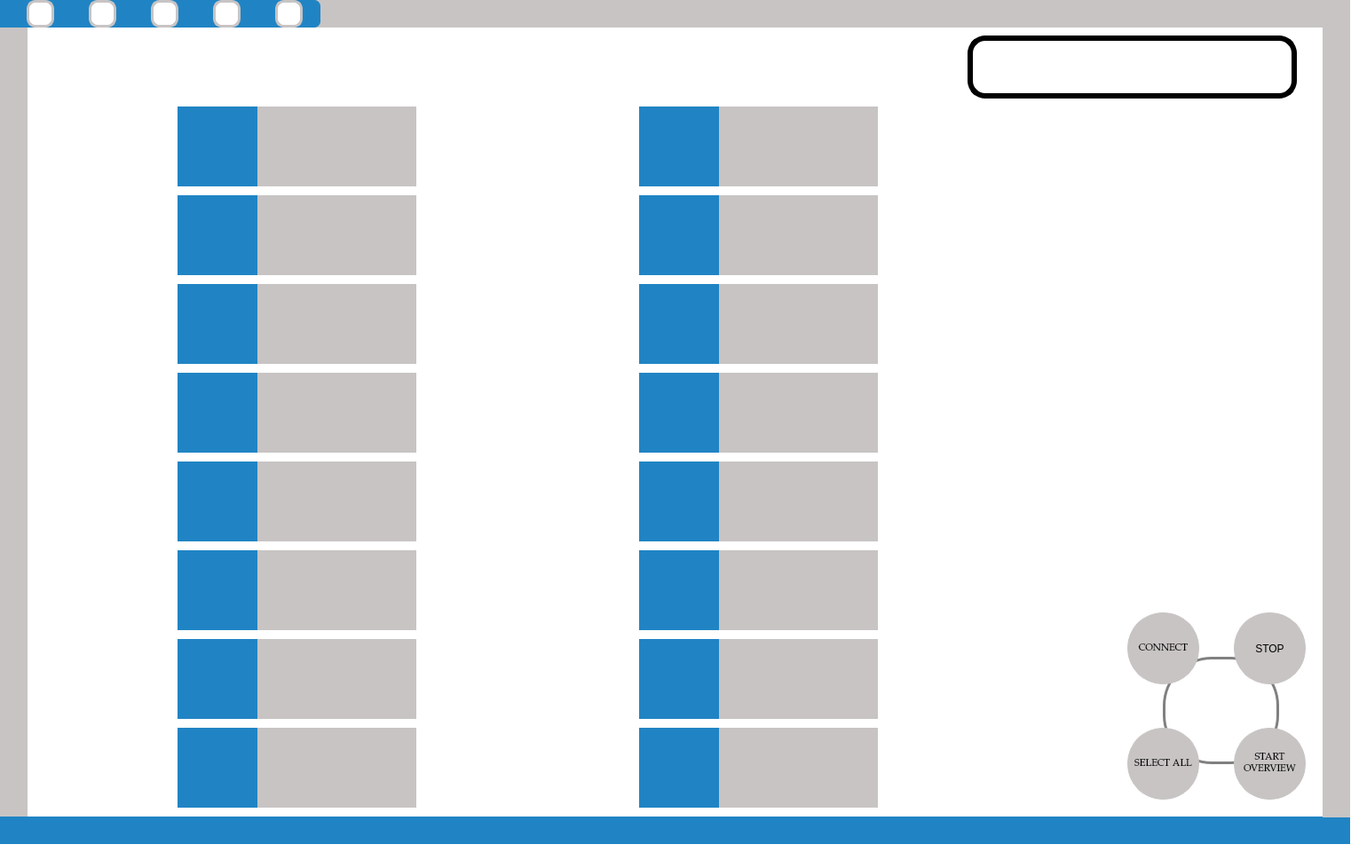
<?xml version="1.0" encoding="UTF-8"?>
<ui version="4.0">
 <class>MainWindow</class>
 <widget class="QMainWindow" name="MainWindow">
  <property name="geometry">
   <rect>
    <x>0</x>
    <y>0</y>
    <width>1522</width>
    <height>978</height>
   </rect>
  </property>
  <property name="minimumSize">
   <size>
    <width>0</width>
    <height>0</height>
   </size>
  </property>
  <property name="maximumSize">
   <size>
    <width>1522</width>
    <height>978</height>
   </size>
  </property>
  <property name="windowTitle">
   <string>TM-X-16 Version 1.0</string>
  </property>
  <property name="windowIcon">
   <iconset>
    <normaloff>logotecno.png</normaloff>logotecno.png</iconset>
  </property>
  <property name="styleSheet">
   <string notr="true">background-color: #02223c;
background-color: rgb(255, 255, 255);</string>
  </property>
  <property name="animated">
   <bool>true</bool>
  </property>
  <widget class="QWidget" name="centralwidget">
   <widget class="QPushButton" name="empty_button">
    <property name="geometry">
     <rect>
      <x>30</x>
      <y>0</y>
      <width>31</width>
      <height>31</height>
     </rect>
    </property>
    <property name="cursor">
     <cursorShape>PointingHandCursor</cursorShape>
    </property>
    <property name="styleSheet">
     <string notr="true">#empty_button{
border:3px solid #c8c4c4;
background-color:#fff;
border-radius:10px;
}
#empty_button:hover{
background-color: #c8c4c4;

}
#empty_button:pressed{
background-color:#fff;

}</string>
    </property>
    <property name="text">
     <string/>
    </property>
    <property name="icon">
     <iconset>
      <normaloff>icons/plus.png</normaloff>icons/plus.png</iconset>
    </property>
    <property name="iconSize">
     <size>
      <width>20</width>
      <height>20</height>
     </size>
    </property>
   </widget>
   <widget class="QPushButton" name="pushButton_4">
    <property name="geometry">
     <rect>
      <x>290</x>
      <y>420</y>
      <width>179</width>
      <height>90</height>
     </rect>
    </property>
    <property name="cursor">
     <cursorShape>PointingHandCursor</cursorShape>
    </property>
    <property name="styleSheet">
     <string notr="true">#pushButton_4{

background-color:#c8c4c4;
border:0px;
}

#pushButton_4:Checked{
border:6px solid #e82424;

}
</string>
    </property>
    <property name="text">
     <string/>
    </property>
    <property name="checkable">
     <bool>true</bool>
    </property>
    <property name="autoDefault">
     <bool>true</bool>
    </property>
   </widget>
   <widget class="QPushButton" name="pushButton_5">
    <property name="geometry">
     <rect>
      <x>290</x>
      <y>520</y>
      <width>179</width>
      <height>90</height>
     </rect>
    </property>
    <property name="cursor">
     <cursorShape>PointingHandCursor</cursorShape>
    </property>
    <property name="styleSheet">
     <string notr="true">#pushButton_5{
background-color:#c8c4c4;border:0px;
}

#pushButton_5:Checked{
border:6px solid #e82424;

}
</string>
    </property>
    <property name="text">
     <string/>
    </property>
    <property name="checkable">
     <bool>true</bool>
    </property>
   </widget>
   <widget class="QPushButton" name="pushButton_6">
    <property name="geometry">
     <rect>
      <x>290</x>
      <y>620</y>
      <width>179</width>
      <height>90</height>
     </rect>
    </property>
    <property name="cursor">
     <cursorShape>PointingHandCursor</cursorShape>
    </property>
    <property name="styleSheet">
     <string notr="true">#pushButton_6{
background-color:#c8c4c4;border:0px;
}

#pushButton_6:Checked{
border:6px solid #e82424;

}
</string>
    </property>
    <property name="text">
     <string/>
    </property>
    <property name="checkable">
     <bool>true</bool>
    </property>
   </widget>
   <widget class="QPushButton" name="pushButton_7">
    <property name="geometry">
     <rect>
      <x>290</x>
      <y>720</y>
      <width>179</width>
      <height>90</height>
     </rect>
    </property>
    <property name="cursor">
     <cursorShape>PointingHandCursor</cursorShape>
    </property>
    <property name="styleSheet">
     <string notr="true">#pushButton_7{
background-color:#c8c4c4;border:0px;
}

#pushButton_7:Checked{
border:6px solid #e82424;

}
</string>
    </property>
    <property name="text">
     <string/>
    </property>
    <property name="checkable">
     <bool>true</bool>
    </property>
   </widget>
   <widget class="QPushButton" name="pushButton_8">
    <property name="geometry">
     <rect>
      <x>290</x>
      <y>820</y>
      <width>179</width>
      <height>90</height>
     </rect>
    </property>
    <property name="cursor">
     <cursorShape>PointingHandCursor</cursorShape>
    </property>
    <property name="styleSheet">
     <string notr="true">#pushButton_8{

background-color:#c8c4c4;
border:0px;
}

#pushButton_8:Checked{
border:6px solid #e82424;

}
</string>
    </property>
    <property name="text">
     <string/>
    </property>
    <property name="checkable">
     <bool>true</bool>
    </property>
   </widget>
   <widget class="QPushButton" name="pushButton_9">
    <property name="geometry">
     <rect>
      <x>810</x>
      <y>120</y>
      <width>179</width>
      <height>90</height>
     </rect>
    </property>
    <property name="cursor">
     <cursorShape>PointingHandCursor</cursorShape>
    </property>
    <property name="styleSheet">
     <string notr="true">#pushButton_9{
background-color:#c8c4c4;border:0px;
}

#pushButton_9:Checked{
border:6px solid #e82424;

}
</string>
    </property>
    <property name="text">
     <string/>
    </property>
    <property name="checkable">
     <bool>true</bool>
    </property>
   </widget>
   <widget class="QPushButton" name="pushButton_10">
    <property name="geometry">
     <rect>
      <x>810</x>
      <y>220</y>
      <width>179</width>
      <height>90</height>
     </rect>
    </property>
    <property name="cursor">
     <cursorShape>PointingHandCursor</cursorShape>
    </property>
    <property name="styleSheet">
     <string notr="true">#pushButton_10{
background-color:#c8c4c4;border:0px;
}

#pushButton_10:Checked{
border:6px solid #e82424;

}
</string>
    </property>
    <property name="text">
     <string/>
    </property>
    <property name="checkable">
     <bool>true</bool>
    </property>
   </widget>
   <widget class="QPushButton" name="pushButton_11">
    <property name="geometry">
     <rect>
      <x>810</x>
      <y>320</y>
      <width>179</width>
      <height>90</height>
     </rect>
    </property>
    <property name="cursor">
     <cursorShape>PointingHandCursor</cursorShape>
    </property>
    <property name="styleSheet">
     <string notr="true">#pushButton_11{
background-color:#c8c4c4;border:0px;
}

#pushButton_11:Checked{
border:6px solid #e82424;
}
</string>
    </property>
    <property name="text">
     <string/>
    </property>
    <property name="checkable">
     <bool>true</bool>
    </property>
   </widget>
   <widget class="QPushButton" name="pushButton_12">
    <property name="geometry">
     <rect>
      <x>810</x>
      <y>420</y>
      <width>179</width>
      <height>90</height>
     </rect>
    </property>
    <property name="cursor">
     <cursorShape>PointingHandCursor</cursorShape>
    </property>
    <property name="styleSheet">
     <string notr="true">#pushButton_12{
background-color:#c8c4c4;border:0px;
}

#pushButton_12:Checked{
border:6px solid #e82424;

}
</string>
    </property>
    <property name="text">
     <string/>
    </property>
    <property name="checkable">
     <bool>true</bool>
    </property>
   </widget>
   <widget class="QPushButton" name="pushButton_13">
    <property name="geometry">
     <rect>
      <x>810</x>
      <y>520</y>
      <width>179</width>
      <height>90</height>
     </rect>
    </property>
    <property name="cursor">
     <cursorShape>PointingHandCursor</cursorShape>
    </property>
    <property name="styleSheet">
     <string notr="true">#pushButton_13{
background-color:#c8c4c4;border:0px;
}

#pushButton_13:Checked{
border:6px solid #e82424;

}
</string>
    </property>
    <property name="text">
     <string/>
    </property>
    <property name="checkable">
     <bool>true</bool>
    </property>
   </widget>
   <widget class="QPushButton" name="pushButton_14">
    <property name="geometry">
     <rect>
      <x>810</x>
      <y>620</y>
      <width>179</width>
      <height>90</height>
     </rect>
    </property>
    <property name="cursor">
     <cursorShape>PointingHandCursor</cursorShape>
    </property>
    <property name="styleSheet">
     <string notr="true">#pushButton_14{
background-color:#c8c4c4;border:0px;
}

#pushButton_14:Checked{
border:6px solid #e82424;

}
</string>
    </property>
    <property name="text">
     <string/>
    </property>
    <property name="checkable">
     <bool>true</bool>
    </property>
   </widget>
   <widget class="QPushButton" name="pushButton_15">
    <property name="geometry">
     <rect>
      <x>810</x>
      <y>720</y>
      <width>179</width>
      <height>90</height>
     </rect>
    </property>
    <property name="cursor">
     <cursorShape>PointingHandCursor</cursorShape>
    </property>
    <property name="styleSheet">
     <string notr="true">#pushButton_15{
background-color:#c8c4c4;border:0px;
}

#pushButton_15:Checked{
border:6px solid #e82424;

}
</string>
    </property>
    <property name="text">
     <string/>
    </property>
    <property name="checkable">
     <bool>true</bool>
    </property>
   </widget>
   <widget class="QPushButton" name="pushButton_16">
    <property name="geometry">
     <rect>
      <x>810</x>
      <y>820</y>
      <width>179</width>
      <height>90</height>
     </rect>
    </property>
    <property name="cursor">
     <cursorShape>PointingHandCursor</cursorShape>
    </property>
    <property name="styleSheet">
     <string notr="true">#pushButton_16{
background-color:#c8c4c4;border:0px;
}

#pushButton_16:Checked{
border:6px solid #e82424;
}
</string>
    </property>
    <property name="text">
     <string/>
    </property>
    <property name="checkable">
     <bool>true</bool>
    </property>
   </widget>
   <widget class="QPushButton" name="pushButton_1">
    <property name="geometry">
     <rect>
      <x>290</x>
      <y>120</y>
      <width>179</width>
      <height>90</height>
     </rect>
    </property>
    <property name="cursor">
     <cursorShape>PointingHandCursor</cursorShape>
    </property>
    <property name="styleSheet">
     <string notr="true">#pushButton_1{

background-color:#c8c4c4;
border: 0px;

}

#pushButton_1:Checked{
border:6px solid #e82424;

}
</string>
    </property>
    <property name="text">
     <string/>
    </property>
    <property name="checkable">
     <bool>true</bool>
    </property>
    <property name="autoDefault">
     <bool>false</bool>
    </property>
    <property name="flat">
     <bool>false</bool>
    </property>
   </widget>
   <widget class="QPushButton" name="pushButton_2">
    <property name="geometry">
     <rect>
      <x>290</x>
      <y>220</y>
      <width>179</width>
      <height>90</height>
     </rect>
    </property>
    <property name="cursor">
     <cursorShape>PointingHandCursor</cursorShape>
    </property>
    <property name="styleSheet">
     <string notr="true">#pushButton_2{
background-color:#c8c4c4;border:0px;
}

#pushButton_2:Checked{
border:6px solid #e82424;

}
</string>
    </property>
    <property name="text">
     <string/>
    </property>
    <property name="checkable">
     <bool>true</bool>
    </property>
   </widget>
   <widget class="QPushButton" name="pushButton_3">
    <property name="geometry">
     <rect>
      <x>290</x>
      <y>320</y>
      <width>179</width>
      <height>90</height>
     </rect>
    </property>
    <property name="cursor">
     <cursorShape>PointingHandCursor</cursorShape>
    </property>
    <property name="styleSheet">
     <string notr="true">#pushButton_3{
background-color:#c8c4c4;border:0px;
}

#pushButton_3:Checked{
border:6px solid #e82424;

}
</string>
    </property>
    <property name="text">
     <string/>
    </property>
    <property name="checkable">
     <bool>true</bool>
    </property>
   </widget>
   <widget class="QLabel" name="label_2">
    <property name="geometry">
     <rect>
      <x>200</x>
      <y>220</y>
      <width>90</width>
      <height>90</height>
     </rect>
    </property>
    <property name="styleSheet">
     <string notr="true">background-color: rgb(32, 132, 196);</string>
    </property>
    <property name="text">
     <string/>
    </property>
   </widget>
   <widget class="QLabel" name="label_3">
    <property name="geometry">
     <rect>
      <x>200</x>
      <y>420</y>
      <width>90</width>
      <height>90</height>
     </rect>
    </property>
    <property name="styleSheet">
     <string notr="true">background-color: rgb(32, 132, 196);</string>
    </property>
    <property name="text">
     <string/>
    </property>
   </widget>
   <widget class="QLabel" name="label_4">
    <property name="geometry">
     <rect>
      <x>200</x>
      <y>320</y>
      <width>90</width>
      <height>90</height>
     </rect>
    </property>
    <property name="styleSheet">
     <string notr="true">background-color: rgb(32, 132, 196);</string>
    </property>
    <property name="text">
     <string/>
    </property>
   </widget>
   <widget class="QLabel" name="label_5">
    <property name="geometry">
     <rect>
      <x>200</x>
      <y>620</y>
      <width>90</width>
      <height>90</height>
     </rect>
    </property>
    <property name="styleSheet">
     <string notr="true">background-color: rgb(32, 132, 196);</string>
    </property>
    <property name="text">
     <string/>
    </property>
   </widget>
   <widget class="QLabel" name="label_6">
    <property name="geometry">
     <rect>
      <x>200</x>
      <y>520</y>
      <width>90</width>
      <height>90</height>
     </rect>
    </property>
    <property name="styleSheet">
     <string notr="true">background-color: rgb(32, 132, 196);</string>
    </property>
    <property name="text">
     <string/>
    </property>
   </widget>
   <widget class="QLabel" name="label_7">
    <property name="geometry">
     <rect>
      <x>720</x>
      <y>320</y>
      <width>90</width>
      <height>90</height>
     </rect>
    </property>
    <property name="styleSheet">
     <string notr="true">background-color: rgb(32, 132, 196);</string>
    </property>
    <property name="text">
     <string/>
    </property>
   </widget>
   <widget class="QLabel" name="label_9">
    <property name="geometry">
     <rect>
      <x>720</x>
      <y>420</y>
      <width>90</width>
      <height>90</height>
     </rect>
    </property>
    <property name="styleSheet">
     <string notr="true">background-color: rgb(32, 132, 196);</string>
    </property>
    <property name="text">
     <string/>
    </property>
   </widget>
   <widget class="QLabel" name="label_10">
    <property name="geometry">
     <rect>
      <x>720</x>
      <y>520</y>
      <width>90</width>
      <height>90</height>
     </rect>
    </property>
    <property name="styleSheet">
     <string notr="true">background-color: rgb(32, 132, 196);</string>
    </property>
    <property name="text">
     <string/>
    </property>
   </widget>
   <widget class="QLabel" name="label_11">
    <property name="geometry">
     <rect>
      <x>720</x>
      <y>620</y>
      <width>90</width>
      <height>90</height>
     </rect>
    </property>
    <property name="styleSheet">
     <string notr="true">background-color: rgb(32, 132, 196);</string>
    </property>
    <property name="text">
     <string/>
    </property>
   </widget>
   <widget class="QLabel" name="label_12">
    <property name="geometry">
     <rect>
      <x>720</x>
      <y>720</y>
      <width>90</width>
      <height>90</height>
     </rect>
    </property>
    <property name="styleSheet">
     <string notr="true">background-color: rgb(32, 132, 196);</string>
    </property>
    <property name="text">
     <string/>
    </property>
   </widget>
   <widget class="QLabel" name="label_13">
    <property name="geometry">
     <rect>
      <x>720</x>
      <y>820</y>
      <width>90</width>
      <height>90</height>
     </rect>
    </property>
    <property name="styleSheet">
     <string notr="true">background-color: rgb(32, 132, 196);</string>
    </property>
    <property name="text">
     <string/>
    </property>
   </widget>
   <widget class="QLabel" name="label_14">
    <property name="geometry">
     <rect>
      <x>200</x>
      <y>820</y>
      <width>90</width>
      <height>90</height>
     </rect>
    </property>
    <property name="styleSheet">
     <string notr="true">background-color: rgb(32, 132, 196);</string>
    </property>
    <property name="text">
     <string/>
    </property>
   </widget>
   <widget class="QLabel" name="label_15">
    <property name="geometry">
     <rect>
      <x>200</x>
      <y>720</y>
      <width>90</width>
      <height>90</height>
     </rect>
    </property>
    <property name="styleSheet">
     <string notr="true">background-color: rgb(32, 132, 196);</string>
    </property>
    <property name="text">
     <string/>
    </property>
   </widget>
   <widget class="QLabel" name="label_16">
    <property name="geometry">
     <rect>
      <x>720</x>
      <y>120</y>
      <width>90</width>
      <height>90</height>
     </rect>
    </property>
    <property name="styleSheet">
     <string notr="true">background-color: rgb(32, 132, 196);</string>
    </property>
    <property name="text">
     <string/>
    </property>
   </widget>
   <widget class="QLabel" name="label_17">
    <property name="geometry">
     <rect>
      <x>720</x>
      <y>220</y>
      <width>90</width>
      <height>90</height>
     </rect>
    </property>
    <property name="styleSheet">
     <string notr="true">background-color: rgb(32, 132, 196);</string>
    </property>
    <property name="text">
     <string/>
    </property>
   </widget>
   <widget class="QLabel" name="label_18">
    <property name="geometry">
     <rect>
      <x>200</x>
      <y>120</y>
      <width>90</width>
      <height>90</height>
     </rect>
    </property>
    <property name="styleSheet">
     <string notr="true">background-color: rgb(32, 132, 196);
width:81px;height:81px;</string>
    </property>
    <property name="text">
     <string/>
    </property>
   </widget>
   <widget class="QPushButton" name="logo">
    <property name="geometry">
     <rect>
      <x>1090</x>
      <y>40</y>
      <width>371</width>
      <height>71</height>
     </rect>
    </property>
    <property name="cursor">
     <cursorShape>PointingHandCursor</cursorShape>
    </property>
    <property name="styleSheet">
     <string notr="true">#logo{
border:6px solid #000;
background-color:#fff;
border-radius:20px;
transition:1s all;
}
#logo:hover{
background-color:#000;

}
#logo:pressed{
background-color:#fff;

}</string>
    </property>
    <property name="text">
     <string/>
    </property>
    <property name="icon">
     <iconset>
      <normaloff>icons/logo.png</normaloff>icons/logo.png</iconset>
    </property>
    <property name="iconSize">
     <size>
      <width>350</width>
      <height>350</height>
     </size>
    </property>
   </widget>
   <widget class="QPushButton" name="stop_button">
    <property name="geometry">
     <rect>
      <x>1390</x>
      <y>690</y>
      <width>81</width>
      <height>81</height>
     </rect>
    </property>
    <property name="cursor">
     <cursorShape>PointingHandCursor</cursorShape>
    </property>
    <property name="styleSheet">
     <string notr="true">#stop_button{
	font: 75 12pt &quot;Palatino Linotype&quot;;
border:1px solid #c8c4c4;
background-color:#c8c4c4;
border-radius:40px;
transition:1s all;
}
#stop_button:hover{
background-color:#c8c4c4;
color:#fff

}
#stop_button:pressed{
background-color:#fff;

}</string>
    </property>
    <property name="text">
     <string>STOP</string>
    </property>
    <property name="iconSize">
     <size>
      <width>350</width>
      <height>350</height>
     </size>
    </property>
   </widget>
   <widget class="QPushButton" name="start2">
    <property name="geometry">
     <rect>
      <x>1310</x>
      <y>740</y>
      <width>131</width>
      <height>121</height>
     </rect>
    </property>
    <property name="cursor">
     <cursorShape>PointingHandCursor</cursorShape>
    </property>
    <property name="styleSheet">
     <string notr="true">#start2{
	font: 75 12pt &quot;Palatino Linotype&quot;;
border:3px solid #808080;
background-color:#fff;
border-radius:55px;
transition:1s all;
}
#start2:hover{
background-color:#808080;
color:#fff

}
#start2:pressed{
background-color:#fff;

}</string>
    </property>
    <property name="text">
     <string/>
    </property>
    <property name="icon">
     <iconset>
      <normaloff>icons/startson.png</normaloff>icons/startson.png</iconset>
    </property>
    <property name="iconSize">
     <size>
      <width>350</width>
      <height>350</height>
     </size>
    </property>
   </widget>
   <widget class="QLabel" name="label">
    <property name="geometry">
     <rect>
      <x>0</x>
      <y>30</y>
      <width>31</width>
      <height>891</height>
     </rect>
    </property>
    <property name="styleSheet">
     <string notr="true">
background-color:#c8c4c4;
</string>
    </property>
    <property name="text">
     <string/>
    </property>
   </widget>
   <widget class="QLabel" name="label_8">
    <property name="geometry">
     <rect>
      <x>0</x>
      <y>0</y>
      <width>361</width>
      <height>31</height>
     </rect>
    </property>
    <property name="styleSheet">
     <string notr="true">
background-color: rgb(32, 132, 196);
border-top-right-radius:7px;
border-bottom-right-radius:7px;</string>
    </property>
    <property name="text">
     <string/>
    </property>
   </widget>
   <widget class="QLabel" name="label_19">
    <property name="geometry">
     <rect>
      <x>120</x>
      <y>0</y>
      <width>1401</width>
      <height>31</height>
     </rect>
    </property>
    <property name="styleSheet">
     <string notr="true">
background-color:#c8c4c4;
</string>
    </property>
    <property name="text">
     <string/>
    </property>
   </widget>
   <widget class="QLabel" name="label_20">
    <property name="geometry">
     <rect>
      <x>0</x>
      <y>920</y>
      <width>1521</width>
      <height>31</height>
     </rect>
    </property>
    <property name="styleSheet">
     <string notr="true">
background-color: rgb(32, 132, 196);
</string>
    </property>
    <property name="text">
     <string/>
    </property>
   </widget>
   <widget class="QLabel" name="label_21">
    <property name="geometry">
     <rect>
      <x>1490</x>
      <y>30</y>
      <width>31</width>
      <height>891</height>
     </rect>
    </property>
    <property name="styleSheet">
     <string notr="true">
background-color:#c8c4c4;
</string>
    </property>
    <property name="text">
     <string/>
    </property>
   </widget>
   <widget class="QPushButton" name="all_image_button">
    <property name="geometry">
     <rect>
      <x>1270</x>
      <y>820</y>
      <width>81</width>
      <height>81</height>
     </rect>
    </property>
    <property name="font">
     <font>
      <family>Palatino Linotype</family>
      <pointsize>8</pointsize>
      <weight>9</weight>
      <italic>false</italic>
      <bold>false</bold>
     </font>
    </property>
    <property name="cursor">
     <cursorShape>PointingHandCursor</cursorShape>
    </property>
    <property name="styleSheet">
     <string notr="true">

#all_image_button{
	font: 75 8pt &quot;Palatino Linotype&quot;;
border:1px solid #c8c4c4;
background-color:#c8c4c4;
border-radius:40px;
transition:1s all;
}
#all_image_button:hover{
background-color:#c8c4c4;
color:#fff

}
#all_image_button:pressed{
background-color:#fff;

}</string>
    </property>
    <property name="text">
     <string>SELECT ALL</string>
    </property>
    <property name="iconSize">
     <size>
      <width>40</width>
      <height>37</height>
     </size>
    </property>
   </widget>
   <widget class="QPushButton" name="empty_button_2">
    <property name="geometry">
     <rect>
      <x>100</x>
      <y>0</y>
      <width>31</width>
      <height>31</height>
     </rect>
    </property>
    <property name="cursor">
     <cursorShape>PointingHandCursor</cursorShape>
    </property>
    <property name="styleSheet">
     <string notr="true">#empty_button_2{
border:3px solid #c8c4c4;
background-color:#fff;
border-radius:10px;
}
#empty_button_2:hover{
background-color: #c8c4c4;

}
#empty_button_2:pressed{
background-color:#fff;

}</string>
    </property>
    <property name="text">
     <string/>
    </property>
    <property name="icon">
     <iconset>
      <normaloff>icons/folder.png</normaloff>icons/folder.png</iconset>
    </property>
    <property name="iconSize">
     <size>
      <width>20</width>
      <height>20</height>
     </size>
    </property>
   </widget>
   <widget class="QPushButton" name="empty_button_5">
    <property name="geometry">
     <rect>
      <x>310</x>
      <y>0</y>
      <width>31</width>
      <height>31</height>
     </rect>
    </property>
    <property name="cursor">
     <cursorShape>PointingHandCursor</cursorShape>
    </property>
    <property name="styleSheet">
     <string notr="true">#empty_button_5{
border:3px solid #c8c4c4;
background-color:#fff;
border-radius:10px;
}
#empty_button_5:hover{
background-color: #c8c4c4;

}
#empty_button_5:pressed{
background-color:#fff;

}</string>
    </property>
    <property name="text">
     <string/>
    </property>
    <property name="icon">
     <iconset>
      <normaloff>icons/selection.png</normaloff>icons/selection.png</iconset>
    </property>
    <property name="iconSize">
     <size>
      <width>20</width>
      <height>20</height>
     </size>
    </property>
   </widget>
   <widget class="QPushButton" name="empty_button_4">
    <property name="geometry">
     <rect>
      <x>240</x>
      <y>0</y>
      <width>31</width>
      <height>31</height>
     </rect>
    </property>
    <property name="cursor">
     <cursorShape>PointingHandCursor</cursorShape>
    </property>
    <property name="styleSheet">
     <string notr="true">#empty_button_4{
border:3px solid #c8c4c4;
background-color:#fff;
border-radius:10px;
}
#empty_button_4:hover{
background-color: #c8c4c4;

}
#empty_button_4:pressed{
background-color:#fff;

}</string>
    </property>
    <property name="text">
     <string/>
    </property>
    <property name="icon">
     <iconset>
      <normaloff>icons/printer.png</normaloff>icons/printer.png</iconset>
    </property>
    <property name="iconSize">
     <size>
      <width>20</width>
      <height>20</height>
     </size>
    </property>
   </widget>
   <widget class="QPushButton" name="empty_button_3">
    <property name="geometry">
     <rect>
      <x>170</x>
      <y>0</y>
      <width>31</width>
      <height>31</height>
     </rect>
    </property>
    <property name="cursor">
     <cursorShape>PointingHandCursor</cursorShape>
    </property>
    <property name="styleSheet">
     <string notr="true">#empty_button_3{
border:3px solid #c8c4c4;
background-color:#fff;
border-radius:10px;
}
#empty_button_3:hover{
background-color: #c8c4c4;

}
#empty_button_3:pressed{
background-color:#fff;

}</string>
    </property>
    <property name="text">
     <string/>
    </property>
    <property name="icon">
     <iconset>
      <normaloff>icons/diskette.png</normaloff>icons/diskette.png</iconset>
    </property>
    <property name="iconSize">
     <size>
      <width>20</width>
      <height>20</height>
     </size>
    </property>
   </widget>
   <widget class="QPushButton" name="connect">
    <property name="geometry">
     <rect>
      <x>1270</x>
      <y>690</y>
      <width>81</width>
      <height>81</height>
     </rect>
    </property>
    <property name="font">
     <font>
      <family>Palatino Linotype</family>
      <pointsize>8</pointsize>
      <weight>9</weight>
      <italic>false</italic>
      <bold>false</bold>
     </font>
    </property>
    <property name="cursor">
     <cursorShape>PointingHandCursor</cursorShape>
    </property>
    <property name="styleSheet">
     <string notr="true">

#connect{
	font: 75 8pt &quot;Palatino Linotype&quot;;
border:1px solid #c8c4c4;
background-color:#c8c4c4;
border-radius:40px;
transition:1s all;
}
#connect:hover{
background-color:#c8c4c4;
color:#fff

}
#connect:pressed{
background-color:#fff;

}</string>
    </property>
    <property name="text">
     <string>CONNECT</string>
    </property>
    <property name="iconSize">
     <size>
      <width>40</width>
      <height>37</height>
     </size>
    </property>
   </widget>
   <widget class="QPushButton" name="start_overview">
    <property name="geometry">
     <rect>
      <x>1390</x>
      <y>820</y>
      <width>81</width>
      <height>81</height>
     </rect>
    </property>
    <property name="font">
     <font>
      <family>Palatino Linotype</family>
      <pointsize>8</pointsize>
      <weight>9</weight>
      <italic>false</italic>
      <bold>false</bold>
     </font>
    </property>
    <property name="cursor">
     <cursorShape>PointingHandCursor</cursorShape>
    </property>
    <property name="styleSheet">
     <string notr="true">

#start_overview{
	font: 75 8pt &quot;Palatino Linotype&quot;;
border:1px solid #c8c4c4;
background-color:#c8c4c4;
border-radius:40px;
transition:1s all;
}
#start_overview:hover{
background-color:#c8c4c4;
color:#fff

}
#start_overview:pressed{
background-color:#fff;

}</string>
    </property>
    <property name="text">
     <string>START
OVERVIEW</string>
    </property>
    <property name="iconSize">
     <size>
      <width>40</width>
      <height>37</height>
     </size>
    </property>
   </widget>
   <zorder>pushButton_4</zorder>
   <zorder>pushButton_5</zorder>
   <zorder>pushButton_6</zorder>
   <zorder>pushButton_7</zorder>
   <zorder>pushButton_8</zorder>
   <zorder>pushButton_9</zorder>
   <zorder>pushButton_10</zorder>
   <zorder>pushButton_11</zorder>
   <zorder>pushButton_12</zorder>
   <zorder>pushButton_13</zorder>
   <zorder>pushButton_14</zorder>
   <zorder>pushButton_15</zorder>
   <zorder>pushButton_16</zorder>
   <zorder>pushButton_1</zorder>
   <zorder>pushButton_2</zorder>
   <zorder>pushButton_3</zorder>
   <zorder>label_2</zorder>
   <zorder>label_3</zorder>
   <zorder>label_4</zorder>
   <zorder>label_5</zorder>
   <zorder>label_6</zorder>
   <zorder>label_7</zorder>
   <zorder>label_9</zorder>
   <zorder>label_10</zorder>
   <zorder>label_11</zorder>
   <zorder>label_12</zorder>
   <zorder>label_13</zorder>
   <zorder>label_14</zorder>
   <zorder>label_15</zorder>
   <zorder>label_16</zorder>
   <zorder>label_17</zorder>
   <zorder>label_18</zorder>
   <zorder>logo</zorder>
   <zorder>start2</zorder>
   <zorder>label</zorder>
   <zorder>label_19</zorder>
   <zorder>label_8</zorder>
   <zorder>label_20</zorder>
   <zorder>label_21</zorder>
   <zorder>stop_button</zorder>
   <zorder>all_image_button</zorder>
   <zorder>empty_button</zorder>
   <zorder>empty_button_2</zorder>
   <zorder>empty_button_5</zorder>
   <zorder>empty_button_4</zorder>
   <zorder>empty_button_3</zorder>
   <zorder>connect</zorder>
   <zorder>start_overview</zorder>
  </widget>
  <widget class="QMenuBar" name="menubar">
   <property name="geometry">
    <rect>
     <x>0</x>
     <y>0</y>
     <width>1522</width>
     <height>22</height>
    </rect>
   </property>
  </widget>
  <widget class="QStatusBar" name="statusbar"/>
 </widget>
 <resources>
  <include location="source.qrc"/>
 </resources>
 <connections/>
</ui>
